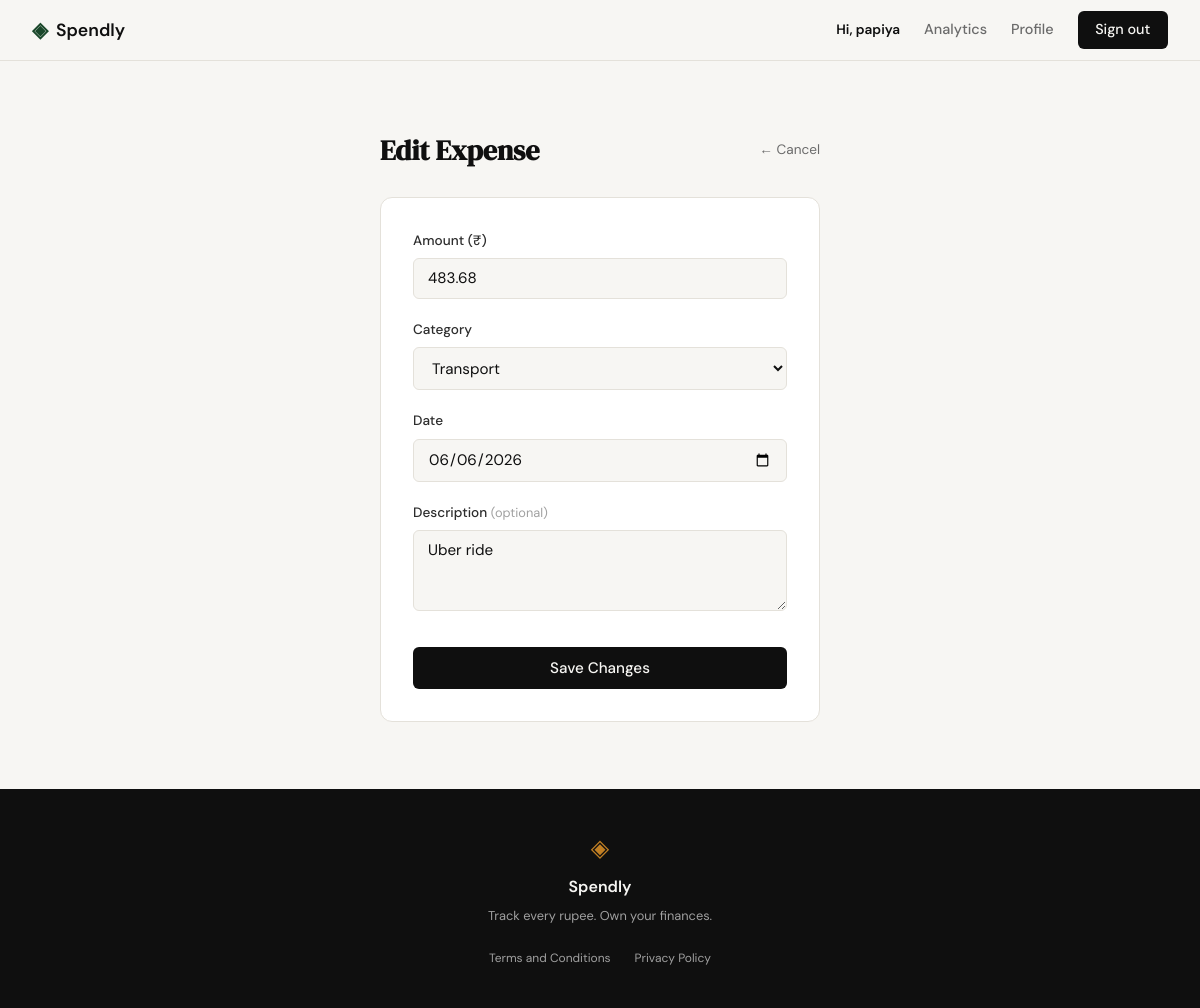
Page /expenses/18/edit (signed in) on the committed database.
### tables this page shows
CREATE TABLE expenses (
            id INTEGER PRIMARY KEY AUTOINCREMENT,
            user_id INTEGER NOT NULL,
            amount REAL NOT NULL,
            category TEXT NOT NULL,
            date TEXT NOT NULL,
            description TEXT,
            created_at TEXT DEFAULT CURRENT_TIMESTAMP,
            FOREIGN KEY (user_id) REFERENCES users(id)
        );

### app.py (the view, shortened to what this page needs)
@app.route("/expenses/<int:id>/edit", methods=["GET", "POST"])
def edit_expense(id: int) -> Union[str, Response]:
    if not session.get("user_id"):
        flash("Please log in to edit an expense.", "error")
        return redirect(url_for("login"))
    expense = get_expense_by_id(id)
    if not expense:
        flash("Expense not found.", "error")
        return redirect(url_for("profile"))
    if expense["user_id"] != session["user_id"]:
        flash("You are not authorized to edit this expense.", "error")
        return redirect(url_for("profile"))
    today_date = date.today()
    today = today_date.isoformat()
    if request.method == "GET":
        if not app.testing:
            csrf_token = secrets.token_hex(32)
            session["csrf_token"] = csrf_token
        form_data = {
            "amount": str(expense["amount"]),
            "category": expense["category"],
            "date": expense["date"],
            "description": expense["description"] or ""
        }
        return render_template(
            "edit_expense.html",
            expense=expense,
            today=today,
            form=form_data,
            categories=ALLOWED_CATEGORIES,
            csrf_token=session.get("csrf_token", "")
        )

### database/db.py (called while the page is built)
def get_db():
    conn = sqlite3.connect(DB_NAME)
    conn.row_factory = sqlite3.Row
    conn.execute("PRAGMA foreign_keys = ON;")
    return conn

def get_expense_by_id(expense_id: int) -> Optional[sqlite3.Row]:
    conn = get_db()
    cursor = conn.cursor()
    try:
        cursor.execute('SELECT * FROM expenses WHERE id = ?', (expense_id,))
        return cursor.fetchone()
    finally:
        conn.close()

### templates/edit_expense.html (shortened to what this page needs)
{% extends "base.html" %}
{% block head %}
<link rel="stylesheet" href="{{ url_for('static', filename='css/edit_expense.css') }}">
{% endblock %}
{% block content %}
<section class="edit-expense-section">
    <div class="edit-expense-container">
        <div class="edit-expense-header">
            <h1 class="edit-expense-title">Edit Expense</h1>
            <a href="{{ url_for('profile') }}" class="back-link">← Cancel</a>
        </div>
        <div class="edit-expense-card">
            <form method="POST" action="{{ url_for('edit_expense', id=expense['id']) }}">
                <div class="form-group">
                    <label for="amount">Amount (₹)</label>
                    <input
                        class="form-input"
                        type="number"
                        id="amount"
                        name="amount"
                        step="0.01"
                        min="0.01"
                        max="999999.99"
                        placeholder="0.00"
                        required
                        value="{{ form.amount if form else '' }}"
                    >
                </div>
                <div class="form-group">
                    <label for="category">Category</label>
                    <select class="form-input" id="category" name="category" required>
                        {% for cat in categories %}
                        <option value="{{ cat }}" {{ 'selected' if form and form.category == cat else '' }}>
                            {{ cat }}
                        </option>
                        {% endfor %}
                    </select>
                </div>
                <div class="form-group">
                    <label for="date">Date</label>
                    <input
                        class="form-input"
                        type="date"
                        id="date"
                        name="date"
                        max="{{ today }}"
                        required
                        value="{{ form.date if form else '' }}"
                    >
                </div>
                <div class="form-group">
                    <label for="description">
                        Description <span class="optional-label">(optional)</span>
                    </label>
                    <textarea
                        class="form-input"
                        id="description"
                        name="description"
                        rows="3"
                        maxlength="200"
                        placeholder="e.g. Grocery shopping at Big Bazaar"
                    >{{ form.description if form else '' }}</textarea>
                </div>
                <button type="submit" class="btn-submit">Save Changes</button>
            </form>
        </div>
    </div>
</section>
{% endblock %}

### static/css/style.css (style rules this page uses)
:root { --ink: #0f0f0f; --ink-soft: #2d2d2d; --ink-muted: #6b6b6b; --ink-faint: #a0a0a0; --paper: #f7f6f3; --paper-warm: #f0ede6; --paper-card: #ffffff; --accent: #1a472a; --accent-light: #e8f0eb; --accent-2: #c17f24; --accent-2-light: #fdf3e3; --danger: #c0392b; --danger-light: #fdecea; --border: #e4e1da; --border-soft: #eeebe4; --font-display: 'DM Serif Display', Georgia, serif; --font-body: 'DM Sans', system-ui, sans-serif; --max-width: 1200px; --auth-width: 440px; --radius-sm: 6px; --radius-md: 12px; --radius-lg: 20px; }
*, *::before, *::after { box-sizing: border-box; margin: 0; padding: 0; }
html { font-size: 16px; scroll-behavior: smooth; }
body { background: var(--paper); color: var(--ink); font-family: var(--font-body); font-size: 1rem; line-height: 1.6; -webkit-font-smoothing: antialiased; }
a { color: inherit; text-decoration: none; }
.form-group { margin-bottom: 1.25rem; }
.form-group label { display: block; font-size: 0.85rem; font-weight: 500; color: var(--ink-soft); margin-bottom: 0.4rem; }
.form-input { width: 100%; padding: 0.6rem 0.875rem; border: 1px solid var(--border); border-radius: var(--radius-sm); font-family: var(--font-body); font-size: 0.95rem; color: var(--ink); background: var(--paper); outline: none; transition: border-color 0.2s; }
.form-input::placeholder { color: var(--ink-faint); }
.btn-submit { width: 100%; padding: 0.7rem; background: var(--ink); color: var(--paper); border: none; border-radius: var(--radius-sm); font-family: var(--font-body); font-size: 0.95rem; font-weight: 500; cursor: pointer; transition: background 0.2s; margin-top: 0.5rem; }

### static/css/edit_expense.css (style rules this page uses)
.edit-expense-section { min-height: calc(100vh - 72px); display: flex; align-items: center; justify-content: center; padding: 3rem 2rem; background: var(--paper); }
.edit-expense-container { width: 100%; max-width: var(--auth-width); }
.edit-expense-header { display: flex; align-items: center; justify-content: space-between; margin-bottom: 1.5rem; }
.edit-expense-title { font-family: var(--font-display); font-size: 1.75rem; color: var(--ink); margin: 0; }
.back-link { font-size: 0.85rem; color: var(--ink-muted); text-decoration: none; transition: color 0.2s; }
.edit-expense-card { background: var(--paper-card); border: 1px solid var(--border); border-radius: var(--radius-md); padding: 2rem; }
.optional-label { font-size: 0.8rem; color: var(--ink-faint); font-weight: 400; }

### rows in the picture
expenses: amount "483.68", date "06/06/2026", description "Uber ride"

### other values in the picture
{{ session.get('user_name') }} "papiya"
form field category "Transport"
